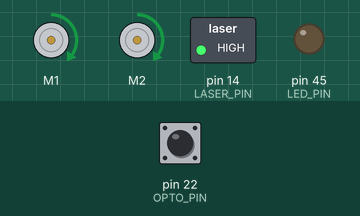
This sketch was run on a simulated Arduino Mega 2560, built with avr-gcc and run on an emulated ATmega2560. On the bench: 2 × DC motor (green arrow = forward, orange = backward, longer = faster), switched loads named in the sketch (green lamp = pin HIGH), output pins drawn as LEDs (lit = HIGH). The test bench sets the inputs (shaded band); at power-on: pin 22 (OPTO_PIN) HIGH. What the sketch prints to the serial monitor is not drawn. At 7.0 s the program stops and its outputs stay as they are.

Above: at 0.1 s.
At 5.1 s:
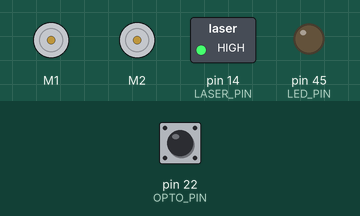
Timing chart, 0 to 6.6 s (numbered marks = the images above):
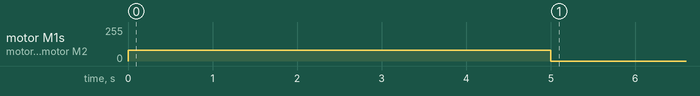

The sketch:

sketch_jan18a.ino
```cpp
#include <AFMotor.h>


// Note: Using defines for constants to preserve memory usage
#define LASER_PIN 14
#define LED_PIN 45
#define OPTO_PIN 22

#define LEFT_SPEED 80
#define RIGHT_SPEED 60

AF_DCMotor motorR(1);
AF_DCMotor motorL(2);

bool foundLine = false;

int count = 0;

uint32_t lastTime;

void setup() {
  Serial.begin(9600);

  lastTime = millis();

  pinMode(LASER_PIN, OUTPUT);
  pinMode(LED_PIN, OUTPUT);
  pinMode(OPTO_PIN, INPUT);

  digitalWrite(LASER_PIN, HIGH);
  digitalWrite(LED_PIN, LOW);

  // Give a burst of speed to make sure it actually moves

  motorR.setSpeed(80);
  motorL.setSpeed(80);
  motorR.run(FORWARD);
  motorL.run(FORWARD);


  delay(50);
}

void loop() {
  int32_t optoValue = digitalRead(OPTO_PIN);
  Serial.println(optoValue);
  while(millis() - lastTime < 5000){
    if( optoValue == LOW ) {
      count++;
      optoValue = digitalRead(OPTO_PIN);
     while(optoValue==LOW) optoValue = digitalRead(OPTO_PIN);;
    }
  }
  motorR.run(RELEASE);
  motorL.run(RELEASE);
  delay(2000);

  for(int i = 0; i < count; i++) {
    digitalWrite(LED_PIN, HIGH);
    delay(1000);
    digitalWrite(LED_PIN, LOW);
    delay(1000);

  }
  while(1);
}
```

Measured:
- by itself, motor M1, motor M2: stopped → forward 80/255 at 0.00 s, → stopped 5.0 s later
